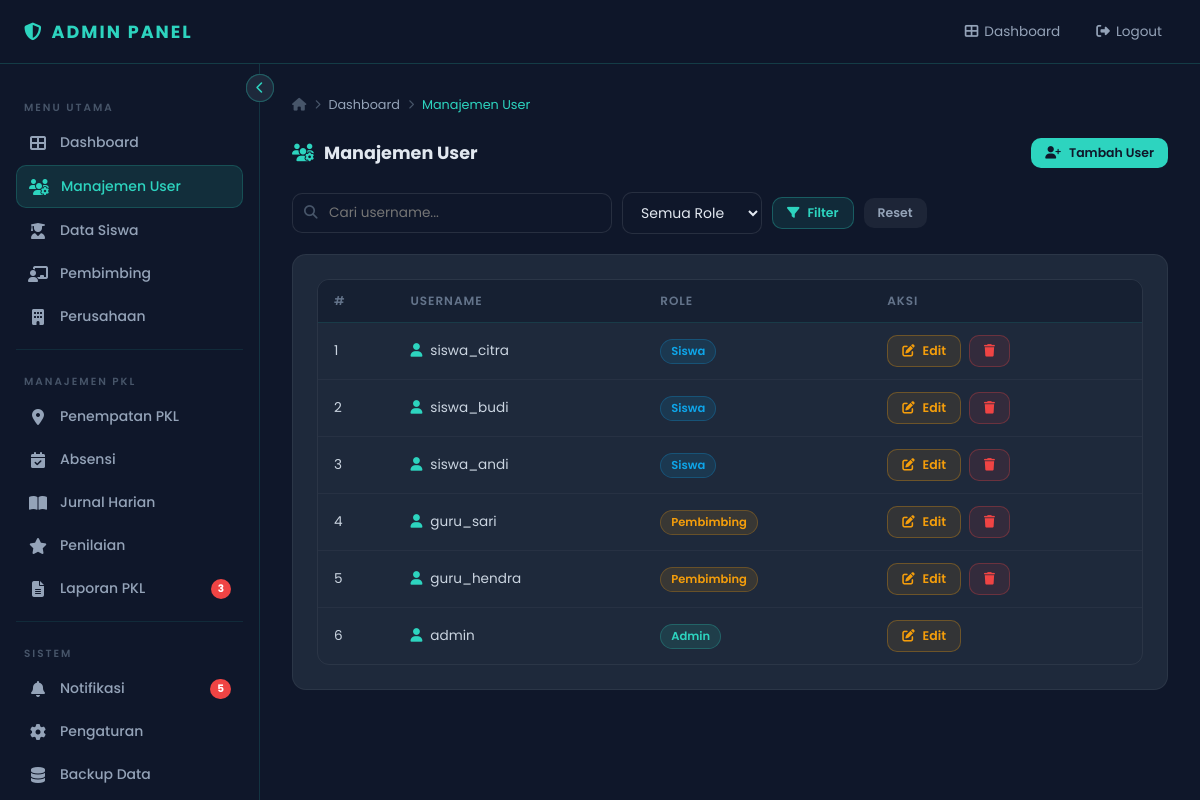
/admin-users.php (signed in), run on the app's committed database.
### tables this page shows
CREATE TABLE IF NOT EXISTS users (
    id          INT AUTO_INCREMENT PRIMARY KEY,
    username    VARCHAR(100) NOT NULL UNIQUE,
    password    VARCHAR(255) NOT NULL,
    email       VARCHAR(150) DEFAULT NULL,
    role        ENUM('admin','siswa','pembimbing') NOT NULL DEFAULT 'siswa',
    created_at  TIMESTAMP DEFAULT CURRENT_TIMESTAMP,
    updated_at  TIMESTAMP DEFAULT CURRENT_TIMESTAMP ON UPDATE CURRENT_TIMESTAMP
);

### config.php (called while the page is built, shortened)
<?php
$conn = mysqli_connect(DB_HOST, DB_USER, DB_PASS, DB_NAME);
mysqli_set_charset($conn, 'utf8mb4');
function clean($data) {
    global $conn;
    return mysqli_real_escape_string($conn, trim(htmlspecialchars($data)));
}
?>

### admin-users.php (the view, shortened to what this page needs)
<?php
include "config.php";
$search = clean($_GET['search'] ?? '');
$where  = "WHERE 1=1";
$result = mysqli_query($conn, "SELECT * FROM users $where ORDER BY id DESC");
?>
<!DOCTYPE html>
<html lang="id">
<head>
  <link rel="stylesheet" href="style.css"/>
  <link rel="stylesheet" href="https://cdnjs.cloudflare.com/ajax/libs/font-awesome/6.5.2/css/all.min.css"/>
</head>
<body>
<header>
  <nav>
    <div style="display:flex;align-items:center;gap:12px;">
      <div class="logo"><i class="fas fa-shield-alt" style="margin-right:8px;"></i>ADMIN PANEL</div>
    </div>
    <ul class="nav-links">
      <li><a href="dashboard admin.php"><i class="fa fa-th-large"></i> Dashboard</a></li>
      <li><a href="login.php"><i class="fas fa-sign-out-alt"></i> Logout</a></li>
    </ul>
  </nav>
</header>
<button class="sidebar-toggle" id="sidebarToggle"><i class="fas fa-chevron-left"></i></button>
<?php include 'sidebar.php'; ?>
<div class="layout-wrapper">
<main class="main-content" id="mainContent">
  <div class="breadcrumb">
    <i class="fas fa-home"></i> <i class="fas fa-chevron-right" style="font-size:.6rem;"></i>
    <a href="dashboard admin.php" style="color:#94a3b8;">Dashboard</a>
    <i class="fas fa-chevron-right" style="font-size:.6rem;"></i> <span>Manajemen User</span>
  </div>
  <div class="page-header">
    <h2><i class="fas fa-users-cog"></i> Manajemen User</h2>
    <button class="btn btn-primary btn-sm" onclick="openModal()">
      <i class="fas fa-user-plus"></i> Tambah User
    </button>
  </div>
  <div style="display:flex;gap:12px;flex-wrap:wrap;margin-bottom:20px;align-items:center;">
    <form method="GET" style="display:flex;gap:10px;flex-wrap:wrap;align-items:center;">
      <div class="search-bar">
        <i class="fas fa-search"></i>
        <input type="text" name="search" placeholder="Cari username..." value="<?php echo htmlspecialchars($search); ?>"/>
      </div>
      <select name="role" class="form-control" style="width:auto;padding:9px 14px;">
        <option value="">Semua Role</option>
      </select>
      <button type="submit" class="btn btn-secondary btn-sm"><i class="fas fa-filter"></i> Filter</button>
      <a href="admin-users.php" class="btn btn-sm" style="background:rgba(255,255,255,.06);color:#94a3b8;">Reset</a>
    </form>
  </div>
  <div class="card">
    <div class="table-wrapper">
      <table>
        <thead>
          <tr>
            <th>#</th><th>Username</th><th>Role</th><th>Aksi</th>
          </tr>
        </thead>
        <tbody>
          <?php $no=1; while($row = mysqli_fetch_assoc($result)): ?>
          <tr>
            <td><?php echo $no++; ?></td>
            <td><i class="fas fa-user" style="color:#2dd4bf;margin-right:8px;"></i><?php echo htmlspecialchars($row['username']); ?></td>
            <td>
              <?php
              $pillMap = ['admin'=>'pill-green','siswa'=>'pill-blue','pembimbing'=>'pill-yellow'];
              $p = $pillMap[$row['role']] ?? 'pill-purple';
              echo "<span class='pill {$p}'>" . ucfirst($row['role']) . "</span>";
              ?>
            </td>
            <td style="display:flex;gap:8px;">
              <button class="btn btn-warning btn-sm"
                onclick="editUser(<?php echo $row['id'].',\''.htmlspecialchars($row['username']).'\',\''.$row['role'].'\''; ?>)">
                <i class="fas fa-edit"></i> Edit
              </button>
              <?php if ($row['role'] !== 'admin'): ?>
              <a href="?hapus=<?php echo $row['id']; ?>" class="btn btn-danger btn-sm"
                 onclick="return confirm('Hapus user ini?')">
                <i class="fas fa-trash"></i>
              </a>
              <?php endif; ?>
            </td>
          </tr>
          <?php endwhile; ?>
        </tbody>
      </table>
    </div>
  </div>
</main>
</div>
</body>
</html>

### sidebar.php (shortened to what this page needs)
<?php
function sidebarItem($href, $icon, $label, $page, $activePage, $badge = 0, $danger = false) {
    $isActive = ($page === $activePage) ? 'active' : '';
    $isDanger = $danger ? 'danger' : '';
    echo "<a href='{$href}' class='sidebar-item {$isActive} {$isDanger}' data-tooltip='{$label}'>
            <i class='{$icon}'></i>
            <span>{$label}</span>";
    if ($badge > 0) echo "<span class='badge'>{$badge}</span>";
    echo "</a>";
}
?>
<button class="sidebar-toggle" id="sidebarToggle" title="Toggle Sidebar">
    <i class="fas fa-chevron-left"></i>
</button>
<aside class="sidebar" id="sidebar">
    <div class="sidebar-section">
        <div class="sidebar-section-title">Menu Utama</div>
        <?php sidebarItem('dashboard admin.php', 'fas fa-th-large', 'Dashboard',   'dashboard',   $active_page); ?>
    </div>
    <div class="sidebar-divider"></div>
    <div class="sidebar-section">
        <div class="sidebar-section-title">Manajemen PKL</div>
        <?php sidebarItem('pkl-laporan.php',    'fas fa-file-alt',     'Laporan PKL','laporan',    $active_page, 3); ?>
    </div>
    <div class="sidebar-divider"></div>
    <div class="sidebar-section">
        <div class="sidebar-section-title">Sistem</div>
    </div>
</aside>

### style.css (style rules this page uses)
*, *::before, *::after { box-sizing: border-box; margin: 0; padding: 0; }
html { scroll-behavior: smooth; }
body { font-family: 'Poppins', sans-serif; background: #0f172a; color: #e2e8f0; min-height: 100vh; }
a { text-decoration: none; color: inherit; }
ul { list-style: none; }
h2 { font-size: 1.25rem; font-weight: 600; color: #e2e8f0; }
.btn { display: inline-flex; align-items: center; gap: 8px; padding: 10px 20px; border-radius: 10px; font-family: 'Poppins', sans-serif; font-size: 0.85rem; font-weight: 600; cursor: pointer; transition: all 0.2s; border: none; text-decoration: none; }
.btn-primary { background: #2dd4bf; color: #0f172a; }
.btn-secondary { background: rgba(45,212,191,0.1); color: #2dd4bf; border: 1px solid rgba(45,212,191,0.3); }
.btn-danger { background: rgba(239,68,68,0.1); color: #ef4444; border: 1px solid rgba(239,68,68,0.3); }
.btn-warning { background: rgba(245,158,11,0.1); color: #f59e0b; border: 1px solid rgba(245,158,11,0.3); }
.btn-sm { padding: 6px 14px; font-size: 0.78rem; }
.form-control { width: 100%; padding: 10px 14px; background: #0f172a; border: 1px solid rgba(255,255,255,0.1); border-radius: 10px; color: #e2e8f0; font-family: 'Poppins', sans-serif; font-size: 0.875rem; transition: border-color 0.2s; outline: none; }
.form-control::placeholder { color: #475569; }
select.form-control { cursor: pointer; }
select.form-control option { background: #1e293b; }
.card { background: #1e293b; border: 1px solid rgba(255,255,255,0.06); border-radius: 14px; padding: 24px; }
.table-wrapper { overflow-x: auto; border-radius: 12px; border: 1px solid rgba(255,255,255,0.06); }
table { width: 100%; border-collapse: collapse; font-size: 0.85rem; }
thead tr { background: #162032; border-bottom: 1px solid rgba(45,212,191,0.15); }
thead th { padding: 12px 16px; text-align: left; font-size: 0.75rem; font-weight: 600; color: #64748b; letter-spacing: 1px; text-transform: uppercase; white-space: nowrap; }
tbody tr { border-bottom: 1px solid rgba(255,255,255,0.04); transition: background 0.15s; }
tbody tr:last-child { border-bottom: none; }
tbody td { padding: 12px 16px; color: #cbd5e1; vertical-align: middle; }
.pill { display: inline-flex; align-items: center; gap: 5px; padding: 3px 10px; border-radius: 99px; font-size: 0.72rem; font-weight: 600; }
.pill-green { background: rgba(45,212,191,0.12); color: #2dd4bf; border: 1px solid rgba(45,212,191,0.25); }
.pill-yellow { background: rgba(245,158,11,0.12); color: #f59e0b; border: 1px solid rgba(245,158,11,0.25); }
.pill-blue { background: rgba(14,165,233,0.12); color: #0ea5e9; border: 1px solid rgba(14,165,233,0.25); }
.search-bar { position: relative; max-width: 320px; }
.search-bar i { position: absolute; left: 12px; top: 50%; transform: translateY(-50%); color: #475569; font-size: 0.85rem; }
.search-bar input { width: 100%; padding: 9px 14px 9px 36px; background: #0f172a; border: 1px solid rgba(255,255,255,0.1); border-radius: 10px; color: #e2e8f0; font-family: 'Poppins', sans-serif; font-size: 0.85rem; outline: none; transition: border-color 0.2s; }
.page-header { display: flex; align-items: center; justify-content: space-between; gap: 16px; margin-bottom: 24px; flex-wrap: wrap; }
.page-header h2 { font-size: 1.1rem; font-weight: 700; color: #e2e8f0; display: flex; align-items: center; gap: 10px; }
.page-header h2 i { color: #2dd4bf; }
.breadcrumb { display: flex; align-items: center; gap: 8px; font-size: 0.8rem; color: #475569; margin-bottom: 24px; }
.breadcrumb span { color: #2dd4bf; }

### data on the page
users: username "siswa_citra", role "Siswa"
users: username "siswa_budi", role "Siswa"
users: username "siswa_andi", role "Siswa"
users: username "guru_sari", role "Pembimbing"
users: username "guru_hendra", role "Pembimbing"
users: username "admin", role "Admin"

### other printed values
$label "Dashboard Manajemen User Data Siswa Pembimbing Perusahaan Penempatan PKL Absensi Jurnal Harian Penilaian Laporan PKL Notifikasi Pengaturan Backup Data"
$badge "3 5"
